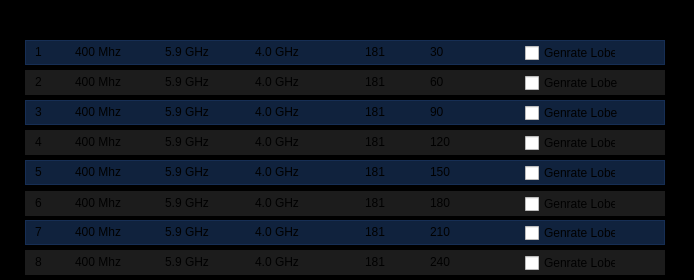
    <widget class="QFrame" name="frame_11">
     <property name="geometry">
      <rect>
       <x>0</x>
       <y>423</y>
       <width>694</width>
       <height>280</height>
      </rect>
     </property>
     <property name="styleSheet">
      <string notr="true">QFrame{
background-color:#000000;
}</string>
     </property>
     <property name="frameShape">
      <enum>QFrame::StyledPanel</enum>
     </property>
     <property name="frameShadow">
      <enum>QFrame::Raised</enum>
     </property>
     <widget class="QFrame" name="frame_17">
      <property name="geometry">
       <rect>
        <x>25</x>
        <y>10</y>
        <width>640</width>
        <height>25</height>
       </rect>
      </property>
      <property name="frameShape">
       <enum>QFrame::StyledPanel</enum>
      </property>
      <property name="frameShadow">
       <enum>QFrame::Raised</enum>
      </property>
      <widget class="QLabel" name="label_14">
       <property name="geometry">
        <rect>
         <x>10</x>
         <y>2</y>
         <width>16</width>
         <height>20</height>
        </rect>
       </property>
       <property name="text">
        <string>ID</string>
       </property>
      </widget>
      <widget class="QLabel" name="label_15">
       <property name="geometry">
        <rect>
         <x>50</x>
         <y>2</y>
         <width>51</width>
         <height>20</height>
        </rect>
       </property>
       <property name="text">
        <string>Start freq</string>
       </property>
      </widget>
      <widget class="QLabel" name="label_25">
       <property name="geometry">
        <rect>
         <x>140</x>
         <y>2</y>
         <width>51</width>
         <height>20</height>
        </rect>
       </property>
       <property name="text">
        <string>End freq</string>
       </property>
      </widget>
      <widget class="QLabel" name="label_26">
       <property name="geometry">
        <rect>
         <x>230</x>
         <y>2</y>
         <width>61</width>
         <height>20</height>
        </rect>
       </property>
       <property name="text">
        <string>Center freq</string>
       </property>
      </widget>
      <widget class="QLabel" name="label_27">
       <property name="geometry">
        <rect>
         <x>340</x>
         <y>2</y>
         <width>21</width>
         <height>20</height>
        </rect>
       </property>
       <property name="text">
        <string>dB</string>
       </property>
      </widget>
      <widget class="QLabel" name="label_58">
       <property name="geometry">
        <rect>
         <x>400</x>
         <y>2</y>
         <width>61</width>
         <height>20</height>
        </rect>
       </property>
       <property name="text">
        <string>Angels</string>
       </property>
      </widget>
      <widget class="QLabel" name="label_59">
       <property name="geometry">
        <rect>
         <x>530</x>
         <y>2</y>
         <width>61</width>
         <height>20</height>
        </rect>
       </property>
       <property name="text">
        <string>Actions</string>
       </property>
      </widget>
     </widget>
     <widget class="QFrame" name="frame_18">
      <property name="geometry">
       <rect>
        <x>25</x>
        <y>40</y>
        <width>640</width>
        <height>25</height>
       </rect>
      </property>
      <property name="styleSheet">
       <string notr="true">QFrame{
background-color:rgba(40,84,152,0.4);


}
QLabel{
background-color:transparent;

}</string>
      </property>
      <property name="frameShape">
       <enum>QFrame::StyledPanel</enum>
      </property>
      <property name="frameShadow">
       <enum>QFrame::Raised</enum>
      </property>
      <widget class="QLabel" name="label_28">
       <property name="geometry">
        <rect>
         <x>10</x>
         <y>2</y>
         <width>16</width>
         <height>20</height>
        </rect>
       </property>
       <property name="styleSheet">
        <string notr="true">QLabel{
background-color:transparent;

}</string>
       </property>
       <property name="text">
        <string>1</string>
       </property>
      </widget>
      <widget class="QLabel" name="label_29">
       <property name="geometry">
        <rect>
         <x>50</x>
         <y>2</y>
         <width>51</width>
         <height>20</height>
        </rect>
       </property>
       <property name="styleSheet">
        <string notr="true">QLabel{
background-color:transparent;

}</string>
       </property>
       <property name="text">
        <string>400 Mhz</string>
       </property>
      </widget>
      <widget class="QLabel" name="label_30">
       <property name="geometry">
        <rect>
         <x>140</x>
         <y>2</y>
         <width>51</width>
         <height>20</height>
        </rect>
       </property>
       <property name="text">
        <string>5.9 GHz</string>
       </property>
      </widget>
      <widget class="QLabel" name="label_31">
       <property name="geometry">
        <rect>
         <x>230</x>
         <y>2</y>
         <width>61</width>
         <height>20</height>
        </rect>
       </property>
       <property name="text">
        <string>4.0 GHz</string>
       </property>
      </widget>
      <widget class="QLabel" name="label_32">
       <property name="geometry">
        <rect>
         <x>340</x>
         <y>2</y>
         <width>50</width>
         <height>20</height>
        </rect>
       </property>
       <property name="text">
        <string>181</string>
       </property>
      </widget>
      <widget class="QLabel" name="label_73">
       <property name="geometry">
        <rect>
         <x>405</x>
         <y>2</y>
         <width>50</width>
         <height>20</height>
        </rect>
       </property>
       <property name="text">
        <string>30</string>
       </property>
      </widget>
      <widget class="QCheckBox" name="checkBox">
       <property name="geometry">
        <rect>
         <x>500</x>
         <y>2</y>
         <width>91</width>
         <height>22</height>
        </rect>
       </property>
       <property name="text">
        <string>Genrate Lobe</string>
       </property>
      </widget>
     </widget>
     <widget class="QFrame" name="frame_19">
      <property name="geometry">
       <rect>
        <x>25</x>
        <y>70</y>
        <width>640</width>
        <height>25</height>
       </rect>
      </property>
      <property name="styleSheet">
       <string notr="true">QFrame{
background-color:rgba(35,35,35,0.8);

}
QLabel{
background-color:transparent;

}</string>
      </property>
      <property name="frameShape">
       <enum>QFrame::StyledPanel</enum>
      </property>
      <property name="frameShadow">
       <enum>QFrame::Raised</enum>
      </property>
      <widget class="QLabel" name="label_33">
       <property name="geometry">
        <rect>
         <x>10</x>
         <y>2</y>
         <width>16</width>
         <height>20</height>
        </rect>
       </property>
       <property name="text">
        <string>2</string>
       </property>
      </widget>
      <widget class="QLabel" name="label_34">
       <property name="geometry">
        <rect>
         <x>50</x>
         <y>2</y>
         <width>51</width>
         <height>20</height>
        </rect>
       </property>
       <property name="text">
        <string>400 Mhz</string>
       </property>
      </widget>
      <widget class="QLabel" name="label_35">
       <property name="geometry">
        <rect>
         <x>140</x>
         <y>2</y>
         <width>51</width>
         <height>20</height>
        </rect>
       </property>
       <property name="text">
        <string>5.9 GHz</string>
       </property>
      </widget>
      <widget class="QLabel" name="label_36">
       <property name="geometry">
        <rect>
         <x>230</x>
         <y>2</y>
         <width>61</width>
         <height>20</height>
        </rect>
       </property>
       <property name="text">
        <string>4.0 GHz</string>
       </property>
      </widget>
      <widget class="QLabel" name="label_37">
       <property name="geometry">
        <rect>
         <x>340</x>
         <y>2</y>
         <width>50</width>
         <height>20</height>
        </rect>
       </property>
       <property name="text">
        <string>181</string>
       </property>
      </widget>
      <widget class="QLabel" name="label_74">
       <property name="geometry">
        <rect>
         <x>405</x>
         <y>2</y>
         <width>50</width>
         <height>20</height>
        </rect>
       </property>
       <property name="text">
        <string>60</string>
       </property>
      </widget>
      <widget class="QCheckBox" name="checkBox_2">
       <property name="geometry">
        <rect>
         <x>500</x>
         <y>2</y>
         <width>101</width>
         <height>22</height>
        </rect>
       </property>
       <property name="text">
        <string>Genrate Lobe</string>
       </property>
      </widget>
     </widget>
     <widget class="QFrame" name="frame_20">
      <property name="geometry">
       <rect>
        <x>25</x>
        <y>100</y>
        <width>640</width>
        <height>25</height>
       </rect>
      </property>
      <property name="styleSheet">
       <string notr="true">QFrame{
background-color:rgba(40,84,152,0.4);


}
QLabel{
background-color:transparent;

}</string>
      </property>
      <property name="frameShape">
       <enum>QFrame::StyledPanel</enum>
      </property>
      <property name="frameShadow">
       <enum>QFrame::Raised</enum>
      </property>
      <widget class="QLabel" name="label_38">
       <property name="geometry">
        <rect>
         <x>10</x>
         <y>2</y>
         <width>16</width>
         <height>20</height>
        </rect>
       </property>
       <property name="text">
        <string>3</string>
       </property>
      </widget>
      <widget class="QLabel" name="label_39">
       <property name="geometry">
        <rect>
         <x>50</x>
         <y>2</y>
         <width>51</width>
         <height>20</height>
        </rect>
       </property>
       <property name="text">
        <string>400 Mhz</string>
       </property>
      </widget>
      <widget class="QLabel" name="label_40">
       <property name="geometry">
        <rect>
         <x>140</x>
         <y>2</y>
         <width>51</width>
         <height>20</height>
        </rect>
       </property>
       <property name="text">
        <string>5.9 GHz</string>
       </property>
      </widget>
      <widget class="QLabel" name="label_41">
       <property name="geometry">
        <rect>
         <x>230</x>
         <y>2</y>
         <width>61</width>
         <height>20</height>
        </rect>
       </property>
       <property name="text">
        <string>4.0 GHz</string>
       </property>
      </widget>
      <widget class="QLabel" name="label_42">
       <property name="geometry">
        <rect>
         <x>340</x>
         <y>2</y>
         <width>50</width>
         <height>20</height>
        </rect>
       </property>
       <property name="text">
        <string>181</string>
       </property>
      </widget>
      <widget class="QLabel" name="label_75">
       <property name="geometry">
        <rect>
         <x>405</x>
         <y>2</y>
         <width>50</width>
         <height>20</height>
        </rect>
       </property>
       <property name="text">
        <string>90</string>
       </property>
      </widget>
      <widget class="QCheckBox" name="checkBox_3">
       <property name="geometry">
        <rect>
         <x>500</x>
         <y>2</y>
         <width>101</width>
         <height>22</height>
        </rect>
       </property>
       <property name="text">
        <string>Genrate Lobe</string>
       </property>
      </widget>
     </widget>
     <widget class="QFrame" name="frame_21">
      <property name="geometry">
       <rect>
        <x>25</x>
        <y>130</y>
        <width>640</width>
        <height>25</height>
       </rect>
      </property>
      <property name="styleSheet">
       <string notr="true">QFrame{
background-color:rgba(35,35,35,0.8);

}
QLabel{
background-color:transparent;

}</string>
      </property>
      <property name="frameShape">
       <enum>QFrame::StyledPanel</enum>
      </property>
      <property name="frameShadow">
       <enum>QFrame::Raised</enum>
      </property>
      <widget class="QLabel" name="label_43">
       <property name="geometry">
        <rect>
         <x>10</x>
         <y>2</y>
         <width>16</width>
         <height>20</height>
        </rect>
       </property>
       <property name="text">
        <string>4</string>
       </property>
      </widget>
      <widget class="QLabel" name="label_44">
       <property name="geometry">
        <rect>
         <x>50</x>
         <y>2</y>
         <width>51</width>
         <height>20</height>
        </rect>
       </property>
       <property name="text">
        <string>400 Mhz</string>
       </property>
      </widget>
      <widget class="QLabel" name="label_45">
       <property name="geometry">
        <rect>
         <x>140</x>
         <y>2</y>
         <width>51</width>
         <height>20</height>
        </rect>
       </property>
       <property name="text">
        <string>5.9 GHz</string>
       </property>
      </widget>
      <widget class="QLabel" name="label_46">
       <property name="geometry">
        <rect>
         <x>230</x>
         <y>2</y>
         <width>61</width>
         <height>20</height>
        </rect>
       </property>
       <property name="text">
        <string>4.0 GHz</string>
       </property>
      </widget>
      <widget class="QLabel" name="label_47">
       <property name="geometry">
        <rect>
         <x>340</x>
         <y>2</y>
         <width>51</width>
         <height>20</height>
        </rect>
       </property>
       <property name="text">
        <string>181</string>
       </property>
      </widget>
      <widget class="QLabel" name="label_76">
       <property name="geometry">
        <rect>
         <x>405</x>
         <y>2</y>
         <width>50</width>
         <height>20</height>
        </rect>
       </property>
       <property name="text">
        <string>120</string>
       </property>
      </widget>
      <widget class="QCheckBox" name="checkBox_4">
       <property name="geometry">
        <rect>
         <x>500</x>
         <y>2</y>
         <width>91</width>
         <height>22</height>
        </rect>
       </property>
       <property name="text">
        <string>Genrate Lobe</string>
       </property>
      </widget>
     </widget>
     <widget class="QFrame" name="frame_22">
      <property name="geometry">
       <rect>
        <x>25</x>
        <y>160</y>
        <width>640</width>
        <height>25</height>
       </rect>
      </property>
      <property name="styleSheet">
       <string notr="true">QFrame{
background-color:rgba(40,84,152,0.4);


}
QLabel{
background-color:transparent;

}</string>
      </property>
      <property name="frameShape">
       <enum>QFrame::StyledPanel</enum>
      </property>
      <property name="frameShadow">
       <enum>QFrame::Raised</enum>
      </property>
      <widget class="QLabel" name="label_48">
       <property name="geometry">
        <rect>
         <x>10</x>
         <y>2</y>
         <width>16</width>
         <height>20</height>
        </rect>
       </property>
       <property name="text">
        <string>5</string>
       </property>
      </widget>
      <widget class="QLabel" name="label_49">
       <property name="geometry">
        <rect>
         <x>50</x>
         <y>2</y>
         <width>51</width>
         <height>20</height>
        </rect>
       </property>
       <property name="text">
        <string>400 Mhz</string>
       </property>
      </widget>
      <widget class="QLabel" name="label_50">
       <property name="geometry">
        <rect>
         <x>140</x>
         <y>2</y>
         <width>51</width>
         <height>20</height>
        </rect>
       </property>
       <property name="text">
        <string>5.9 GHz</string>
       </property>
      </widget>
      <widget class="QLabel" name="label_51">
       <property name="geometry">
        <rect>
         <x>230</x>
         <y>2</y>
         <width>61</width>
         <height>20</height>
        </rect>
       </property>
       <property name="text">
        <string>4.0 GHz</string>
       </property>
      </widget>
      <widget class="QLabel" name="label_52">
       <property name="geometry">
        <rect>
         <x>340</x>
         <y>2</y>
         <width>50</width>
         <height>20</height>
        </rect>
       </property>
       <property name="text">
        <string>181</string>
       </property>
      </widget>
      <widget class="QLabel" name="label_77">
       <property name="geometry">
        <rect>
         <x>405</x>
         <y>2</y>
         <width>50</width>
         <height>20</height>
        </rect>
       </property>
       <property name="text">
        <string>150</string>
       </property>
      </widget>
      <widget class="QCheckBox" name="checkBox_5">
       <property name="geometry">
        <rect>
         <x>500</x>
         <y>2</y>
         <width>91</width>
         <height>22</height>
        </rect>
       </property>
       <property name="text">
        <string>Genrate Lobe</string>
       </property>
      </widget>
     </widget>
     <widget class="QFrame" name="frame_23">
      <property name="geometry">
       <rect>
        <x>25</x>
        <y>191</y>
        <width>640</width>
        <height>25</height>
       </rect>
      </property>
      <property name="styleSheet">
       <string notr="true">QFrame{
background-color:rgba(35,35,35,0.8);

}
QLabel{
background-color:transparent;

}</string>
      </property>
      <property name="frameShape">
       <enum>QFrame::StyledPanel</enum>
      </property>
      <property name="frameShadow">
       <enum>QFrame::Raised</enum>
      </property>
      <widget class="QLabel" name="label_53">
       <property name="geometry">
        <rect>
         <x>10</x>
         <y>2</y>
         <width>16</width>
         <height>20</height>
        </rect>
       </property>
       <property name="text">
        <string>6</string>
       </property>
      </widget>
      <widget class="QLabel" name="label_54">
       <property name="geometry">
        <rect>
         <x>50</x>
         <y>2</y>
         <width>51</width>
         <height>20</height>
        </rect>
       </property>
       <property name="text">
        <string>400 Mhz</string>
       </property>
      </widget>
      <widget class="QLabel" name="label_55">
       <property name="geometry">
        <rect>
         <x>140</x>
         <y>2</y>
         <width>51</width>
         <height>20</height>
        </rect>
       </property>
       <property name="text">
        <string>5.9 GHz</string>
       </property>
      </widget>
      <widget class="QLabel" name="label_56">
       <property name="geometry">
        <rect>
         <x>230</x>
         <y>2</y>
         <width>61</width>
         <height>20</height>
        </rect>
       </property>
       <property name="text">
        <string>4.0 GHz</string>
       </property>
      </widget>
      <widget class="QLabel" name="label_57">
       <property name="geometry">
        <rect>
         <x>340</x>
         <y>2</y>
         <width>50</width>
         <height>20</height>
        </rect>
       </property>
       <property name="text">
        <string>181</string>
       </property>
      </widget>
      <widget class="QLabel" name="label_78">
       <property name="geometry">
        <rect>
         <x>405</x>
         <y>2</y>
         <width>50</width>
         <height>20</height>
        </rect>
       </property>
       <property name="text">
        <string>180</string>
       </property>
      </widget>
      <widget class="QCheckBox" name="checkBox_6">
       <property name="geometry">
        <rect>
         <x>500</x>
         <y>2</y>
         <width>91</width>
         <height>22</height>
        </rect>
       </property>
       <property name="text">
        <string>Genrate Lobe</string>
       </property>
      </widget>
     </widget>
     <widget class="QFrame" name="frame_24">
      <property name="geometry">
       <rect>
        <x>25</x>
        <y>220</y>
        <width>640</width>
        <height>25</height>
       </rect>
      </property>
      <property name="styleSheet">
       <string notr="true">QFrame{
background-color:rgba(40,84,152,0.4);


}
QLabel{
background-color:transparent;

}</string>
      </property>
      <property name="frameShape">
       <enum>QFrame::StyledPanel</enum>
      </property>
      <property name="frameShadow">
       <enum>QFrame::Raised</enum>
      </property>
      <widget class="QLabel" name="label_63">
       <property name="geometry">
        <rect>
         <x>10</x>
         <y>2</y>
         <width>16</width>
         <height>20</height>
        </rect>
       </property>
       <property name="text">
        <string>7</string>
       </property>
      </widget>
      <widget class="QLabel" name="label_64">
       <property name="geometry">
        <rect>
         <x>50</x>
         <y>2</y>
         <width>51</width>
         <height>20</height>
        </rect>
       </property>
       <property name="text">
        <string>400 Mhz</string>
       </property>
      </widget>
      <widget class="QLabel" name="label_65">
       <property name="geometry">
        <rect>
         <x>140</x>
         <y>2</y>
         <width>51</width>
         <height>20</height>
        </rect>
       </property>
       <property name="text">
        <string>5.9 GHz</string>
       </property>
      </widget>
      <widget class="QLabel" name="label_66">
       <property name="geometry">
        <rect>
         <x>230</x>
         <y>2</y>
         <width>61</width>
         <height>20</height>
        </rect>
       </property>
       <property name="text">
        <string>4.0 GHz</string>
       </property>
      </widget>
      <widget class="QLabel" name="label_67">
       <property name="geometry">
        <rect>
         <x>340</x>
         <y>2</y>
         <width>50</width>
         <height>20</height>
        </rect>
       </property>
       <property name="text">
        <string>181</string>
       </property>
      </widget>
      <widget class="QLabel" name="label_79">
       <property name="geometry">
        <rect>
         <x>405</x>
         <y>2</y>
         <width>50</width>
         <height>20</height>
        </rect>
       </property>
       <property name="text">
        <string>210</string>
       </property>
      </widget>
      <widget class="QCheckBox" name="checkBox_7">
       <property name="geometry">
        <rect>
         <x>500</x>
         <y>2</y>
         <width>91</width>
         <height>22</height>
        </rect>
       </property>
       <property name="text">
        <string>Genrate Lobe</string>
       </property>
      </widget>
     </widget>
     <widget class="QFrame" name="frame_25">
      <property name="geometry">
       <rect>
        <x>25</x>
        <y>250</y>
        <width>640</width>
        <height>25</height>
       </rect>
      </property>
      <property name="styleSheet">
       <string notr="true">QFrame{
background-color:rgba(35,35,35,0.8);

}
QLabel{
background-color:transparent;

}</string>
      </property>
      <property name="frameShape">
       <enum>QFrame::StyledPanel</enum>
      </property>
      <property name="frameShadow">
       <enum>QFrame::Raised</enum>
      </property>
      <widget class="QLabel" name="label_68">
       <property name="geometry">
        <rect>
         <x>10</x>
         <y>2</y>
         <width>16</width>
         <height>20</height>
        </rect>
       </property>
       <property name="text">
        <string>8</string>
       </property>
      </widget>
      <widget class="QLabel" name="label_69">
       <property name="geometry">
        <rect>
         <x>50</x>
         <y>2</y>
         <width>51</width>
         <height>20</height>
        </rect>
       </property>
       <property name="text">
        <string>400 Mhz</string>
       </property>
      </widget>
      <widget class="QLabel" name="label_70">
       <property name="geometry">
        <rect>
         <x>140</x>
         <y>2</y>
         <width>51</width>
         <height>20</height>
        </rect>
       </property>
       <property name="text">
        <string>5.9 GHz</string>
       </property>
      </widget>
      <widget class="QLabel" name="label_71">
       <property name="geometry">
        <rect>
         <x>230</x>
         <y>2</y>
         <width>61</width>
         <height>20</height>
        </rect>
       </property>
       <property name="text">
        <string>4.0 GHz</string>
       </property>
      </widget>
      <widget class="QLabel" name="label_72">
       <property name="geometry">
        <rect>
         <x>340</x>
         <y>2</y>
         <width>50</width>
         <height>20</height>
        </rect>
       </property>
       <property name="text">
        <string>181</string>
       </property>
      </widget>
      <widget class="QLabel" name="label_80">
       <property name="geometry">
        <rect>
         <x>405</x>
         <y>2</y>
         <width>50</width>
         <height>20</height>
        </rect>
       </property>
       <property name="text">
        <string>240</string>
       </property>
      </widget>
      <widget class="QCheckBox" name="checkBox_8">
       <property name="geometry">
        <rect>
         <x>500</x>
         <y>2</y>
         <width>91</width>
         <height>22</height>
        </rect>
       </property>
       <property name="text">
        <string>Genrate Lobe</string>
       </property>
      </widget>
     </widget>
    </widget>
